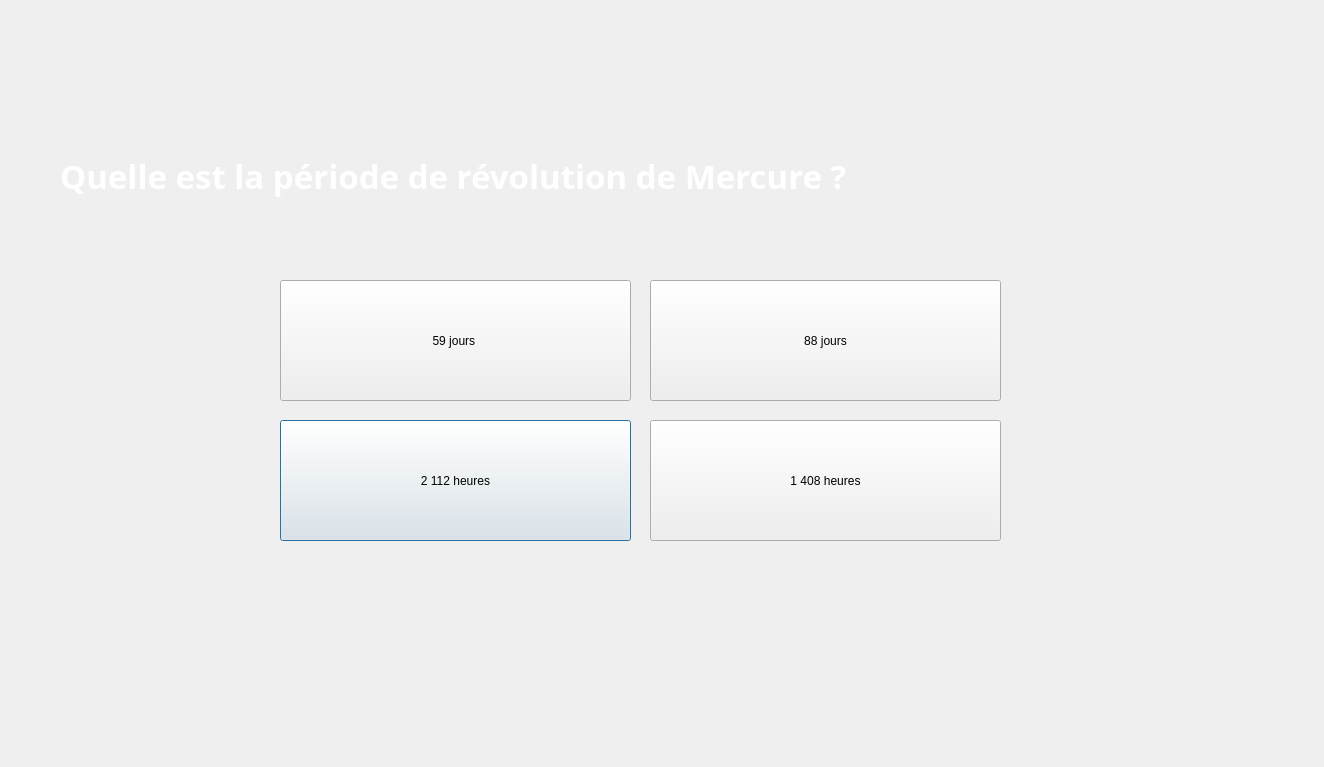
<?xml version="1.0" encoding="UTF-8"?>
<ui version="4.0">
 <class>Dialog25</class>
 <widget class="QDialog" name="Dialog25">
  <property name="geometry">
   <rect>
    <x>0</x>
    <y>0</y>
    <width>1324</width>
    <height>767</height>
   </rect>
  </property>
  <property name="windowTitle">
   <string>Dialog</string>
  </property>
  <widget class="QPushButton" name="pushButton">
   <property name="geometry">
    <rect>
     <x>280</x>
     <y>420</y>
     <width>351</width>
     <height>121</height>
    </rect>
   </property>
   <property name="text">
    <string>2 112 heures</string>
   </property>
  </widget>
  <widget class="QPushButton" name="pushButton_2">
   <property name="geometry">
    <rect>
     <x>650</x>
     <y>280</y>
     <width>351</width>
     <height>121</height>
    </rect>
   </property>
   <property name="text">
    <string>88 jours</string>
   </property>
  </widget>
  <widget class="QPushButton" name="pushButton_3">
   <property name="geometry">
    <rect>
     <x>650</x>
     <y>420</y>
     <width>351</width>
     <height>121</height>
    </rect>
   </property>
   <property name="text">
    <string>1 408 heures</string>
   </property>
  </widget>
  <widget class="QPushButton" name="pushButton_4">
   <property name="geometry">
    <rect>
     <x>280</x>
     <y>280</y>
     <width>351</width>
     <height>121</height>
    </rect>
   </property>
   <property name="text">
    <string>59 jours </string>
   </property>
  </widget>
  <widget class="QLabel" name="label">
   <property name="geometry">
    <rect>
     <x>60</x>
     <y>140</y>
     <width>1141</width>
     <height>71</height>
    </rect>
   </property>
   <property name="font">
    <font>
     <family>Segoe Script</family>
     <pointsize>25</pointsize>
     <italic>false</italic>
     <bold>true</bold>
    </font>
   </property>
   <property name="styleSheet">
    <string notr="true">font: 700 25pt &quot;Segoe Script&quot;;
color: rgb(255, 255, 255);</string>
   </property>
   <property name="text">
    <string>Quelle est la période de révolution de Mercure ?</string>
   </property>
  </widget>
 </widget>
 <resources/>
 <connections/>
</ui>
